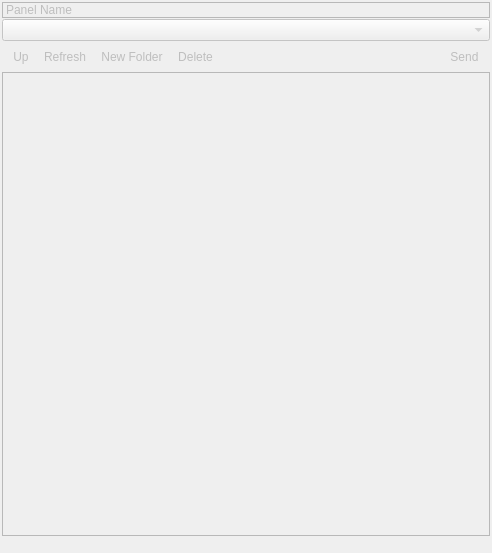
<?xml version="1.0" encoding="UTF-8"?>
<ui version="4.0">
 <class>FilePanel</class>
 <widget class="QWidget" name="FilePanel">
  <property name="enabled">
   <bool>false</bool>
  </property>
  <property name="geometry">
   <rect>
    <x>0</x>
    <y>0</y>
    <width>492</width>
    <height>553</height>
   </rect>
  </property>
  <property name="windowTitle">
   <string/>
  </property>
  <layout class="QVBoxLayout" name="verticalLayout">
   <property name="spacing">
    <number>1</number>
   </property>
   <property name="leftMargin">
    <number>2</number>
   </property>
   <property name="topMargin">
    <number>2</number>
   </property>
   <property name="rightMargin">
    <number>2</number>
   </property>
   <property name="bottomMargin">
    <number>2</number>
   </property>
   <item>
    <widget class="QLabel" name="label_name">
     <property name="frameShape">
      <enum>QFrame::StyledPanel</enum>
     </property>
     <property name="frameShadow">
      <enum>QFrame::Plain</enum>
     </property>
     <property name="text">
      <string notr="true">Panel Name</string>
     </property>
     <property name="margin">
      <number>2</number>
     </property>
    </widget>
   </item>
   <item>
    <widget class="client::AddressBar" name="address_bar"/>
   </item>
   <item>
    <layout class="QHBoxLayout" name="horizontalLayout">
     <property name="spacing">
      <number>0</number>
     </property>
     <item>
      <widget class="QToolBar" name="toolbar">
       <property name="iconSize">
        <size>
         <width>16</width>
         <height>16</height>
        </size>
       </property>
       <property name="toolButtonStyle">
        <enum>Qt::ToolButtonTextBesideIcon</enum>
       </property>
       <addaction name="action_up"/>
       <addaction name="action_refresh"/>
       <addaction name="action_add_folder"/>
       <addaction name="action_delete"/>
      </widget>
     </item>
     <item>
      <widget class="QWidget" name="spacer_widget" native="true">
       <property name="sizePolicy">
        <sizepolicy hsizetype="Expanding" vsizetype="Preferred">
         <horstretch>0</horstretch>
         <verstretch>0</verstretch>
        </sizepolicy>
       </property>
      </widget>
     </item>
     <item>
      <widget class="QToolBar" name="toolbar2">
       <property name="iconSize">
        <size>
         <width>16</width>
         <height>16</height>
        </size>
       </property>
       <property name="toolButtonStyle">
        <enum>Qt::ToolButtonTextBesideIcon</enum>
       </property>
       <addaction name="action_send"/>
      </widget>
     </item>
    </layout>
   </item>
   <item>
    <widget class="client::FileList" name="list">
     <property name="focusPolicy">
      <enum>Qt::StrongFocus</enum>
     </property>
     <property name="contextMenuPolicy">
      <enum>Qt::CustomContextMenu</enum>
     </property>
     <property name="acceptDrops">
      <bool>true</bool>
     </property>
     <property name="editTriggers">
      <set>QAbstractItemView::EditKeyPressed|QAbstractItemView::SelectedClicked</set>
     </property>
     <property name="dragEnabled">
      <bool>true</bool>
     </property>
     <property name="dragDropMode">
      <enum>QAbstractItemView::DragDrop</enum>
     </property>
     <property name="defaultDropAction">
      <enum>Qt::CopyAction</enum>
     </property>
     <property name="alternatingRowColors">
      <bool>true</bool>
     </property>
     <property name="selectionMode">
      <enum>QAbstractItemView::ExtendedSelection</enum>
     </property>
     <property name="indentation">
      <number>0</number>
     </property>
     <property name="itemsExpandable">
      <bool>false</bool>
     </property>
     <property name="sortingEnabled">
      <bool>true</bool>
     </property>
     <property name="allColumnsShowFocus">
      <bool>true</bool>
     </property>
    </widget>
   </item>
   <item>
    <widget class="QLabel" name="label_status">
     <property name="text">
      <string notr="true"/>
     </property>
     <property name="margin">
      <number>2</number>
     </property>
    </widget>
   </item>
  </layout>
  <action name="action_up">
   <property name="enabled">
    <bool>false</bool>
   </property>
   <property name="icon">
    <iconset resource="../../resources/client.qrc">
     <normaloff>:/img/folder-up.png</normaloff>:/img/folder-up.png</iconset>
   </property>
   <property name="text">
    <string>Up</string>
   </property>
   <property name="toolTip">
    <string>Browse to parent folder (Backspace)</string>
   </property>
  </action>
  <action name="action_refresh">
   <property name="icon">
    <iconset resource="../../resources/client.qrc">
     <normaloff>:/img/arrow-circle-double.png</normaloff>:/img/arrow-circle-double.png</iconset>
   </property>
   <property name="text">
    <string>Refresh</string>
   </property>
   <property name="toolTip">
    <string>Refresh (F5)</string>
   </property>
  </action>
  <action name="action_add_folder">
   <property name="enabled">
    <bool>false</bool>
   </property>
   <property name="icon">
    <iconset resource="../../resources/client.qrc">
     <normaloff>:/img/folder-plus.png</normaloff>:/img/folder-plus.png</iconset>
   </property>
   <property name="text">
    <string>New Folder</string>
   </property>
   <property name="toolTip">
    <string>Create a new folder</string>
   </property>
  </action>
  <action name="action_delete">
   <property name="enabled">
    <bool>false</bool>
   </property>
   <property name="icon">
    <iconset resource="../../resources/client.qrc">
     <normaloff>:/img/cross-script.png</normaloff>:/img/cross-script.png</iconset>
   </property>
   <property name="text">
    <string>Delete</string>
   </property>
   <property name="toolTip">
    <string>Delete selected object(s) (Delete)</string>
   </property>
  </action>
  <action name="action_send">
   <property name="enabled">
    <bool>false</bool>
   </property>
   <property name="icon">
    <iconset resource="../../resources/client.qrc">
     <normaloff>:/img/arrow-045.png</normaloff>:/img/arrow-045.png</iconset>
   </property>
   <property name="text">
    <string>Send</string>
   </property>
   <property name="toolTip">
    <string>Send selected object(s) (F11)</string>
   </property>
  </action>
 </widget>
 <customwidgets>
  <customwidget>
   <class>client::AddressBar</class>
   <extends>QComboBox</extends>
   <header>Client/Core/ui/file_transfer/address_bar.h</header>
  </customwidget>
  <customwidget>
   <class>client::FileList</class>
   <extends>QTreeView</extends>
   <header>Client/Core/ui/file_transfer/file_list.h</header>
  </customwidget>
 </customwidgets>
 <resources>
  <include location="../../resources/client.qrc"/>
 </resources>
 <connections/>
</ui>
